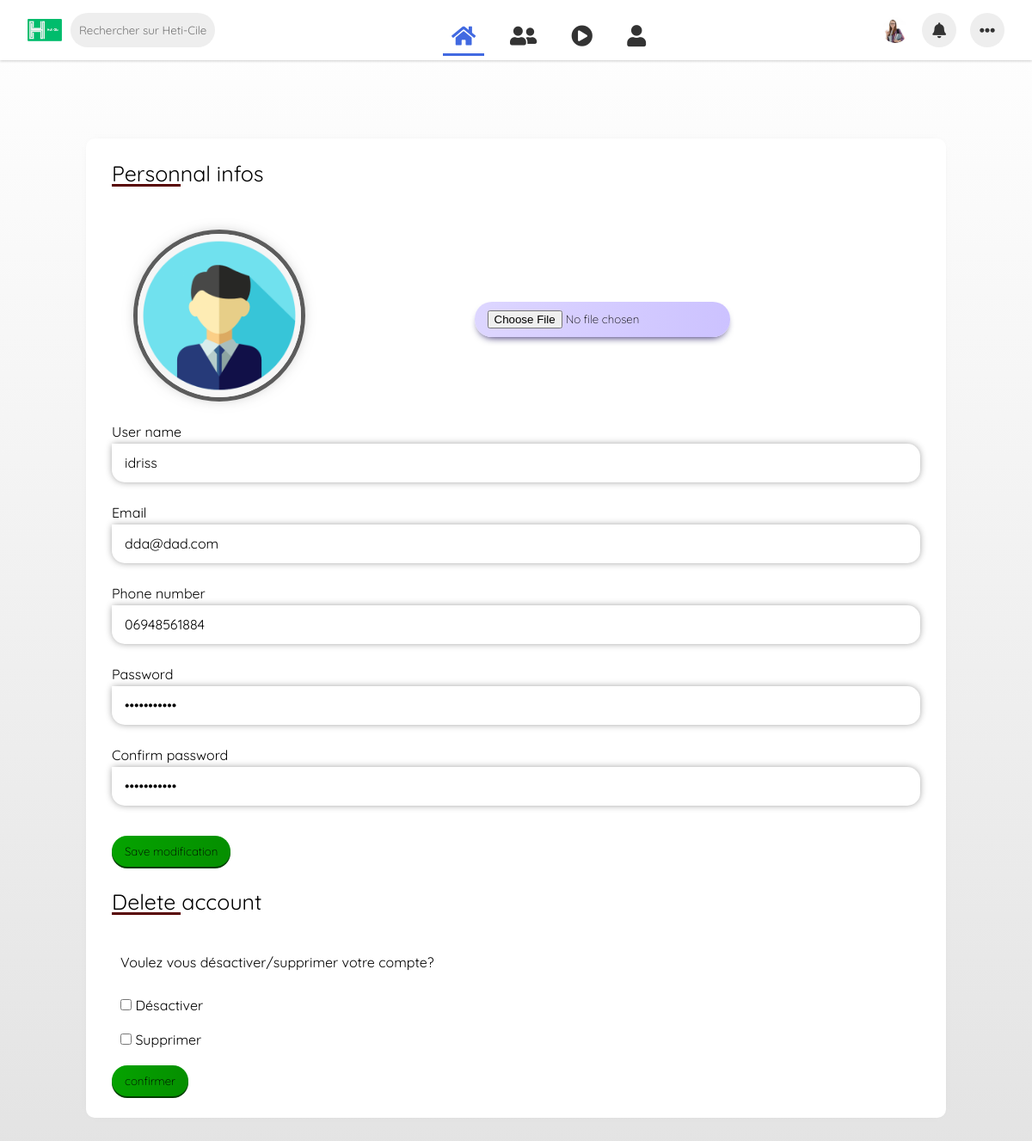
Screenshot of /setting/setting.php (signed in) with the database file from the repository.
### tables this page shows
CREATE TABLE `user_profile` (
  `user_id` int(11) NOT NULL,
  `name` varchar(30) NOT NULL,
  `email` varchar(40) NOT NULL,
  `password` varchar(20) NOT NULL,
  `phone` varchar(20) DEFAULT NULL,
  `image` longtext
);

### setting/setting.php (the view, shortened to what this page needs)
<?php
$connection = new mysqli("localhost", "root", "root", "user_info");
$id = $_SESSION["id"];
$data = $connection->query("SELECT * FROM user_profile WHERE user_id='$id'");
$row = mysqli_fetch_assoc($data);
$name = (string)$row["name"];
$email = (string)$row["email"];
$phone = (string)$row["phone"];
?>
<!DOCTYPE html>
<html lang="fr">
    <head>
        <link href="style1.css" type="text/css" rel="stylesheet">
    <link rel="stylesheet" href="https://cdnjs.cloudflare.com/ajax/libs/font-awesome/5.15.4/css/all.min.css"
 />
    </head>
    <body>
    <nav>
        <div class="nav-left">
            <img src="./images/Logo_officiel.png" alt="Logo">
            <input type="text" placeholder="Rechercher sur Heti-Cile...">
        </div>
        <div class="nav-middle">
            <a href="http://localhost/mur/mur.php" class="active">
                <i class="fa fa-home"></i>
            </a>
                <a href="http://localhost/send_request/friend.php" >
                        <i class="fa fa-user-friends"></i>
                    </a>
                <a href="http://localhost/friendlist/friend.php" >
                    <i class="fa fa-play-circle"></i>
                </a>
                <a href="http://localhost/friend_requests/friend.php" >
                    <i class="fa fa-user"></i>
                </a>
            </div>
        <div class="nav-right">
            <span class="profile"></span>
            <a href="http://localhost/login/logout.php">
                <i class="fa fa-bell"></i>
            </a>
            <a href="http://localhost/setting/setting.php">
                <i class="fas fa-ellipsis-h"></i>
            </a>
        </div>
    </nav>
        <div class="container">
            <div class="title2">Personnal infos</div>
            <form action="#">
                <div class="user-details">
                    <div class="img">
                        <img src="images/profile.png" alt="" id="image" class="imgPro" width="150">
                        <input type="file" name="picture" class="btnPhoto" onchange="previewPicture(this)"  >
                    </div>
                    <div class="input-box">
                        <span class="details">User name</span>
                        <input type="text" id="name" value="<?= $name ?>" placeholder="Type your username...">
                    </div>
                    <div class="input-box">
                        <span class="details">Email</span>
                        <input type="email" id="email" value="<?= $email ?>" placeholder="Type your email...">
                    </div>
                    <div class="input-box">
                        <span class="details">Phone number</span>
                        <input type="phone" id="phone" value="<?= $phone ?>" placeholder="Type your number...">
                    </div>
                    <div class="input-box">
                        <span class="details">Password</span>
                        <input type="password" value="nice try :)" id="password" placeholder="Type your new password">
                    </div>
                    <div class="input-box">
                        <span class="details">Confirm password</span>
                        <input type="password" value="nice try :)" id="cpassword" placeholder="Confirm your new password">
                    </div>
                </div>
                <input type="button" class="button" id="save" value="Save modification">
                <div class="supp">
                    <div class="title2">Delete account</div>
                    <div>
                        <div class="suppQ">
                            <span>Voulez vous désactiver/supprimer votre compte?</span>
                        </div>
                        <div class="check-box">
                            <input id="check-box" type="checkbox" id="checkboxDesactiver">
                            <span>Désactiver</span>
                        </div>
                        <div class="check-box">
                            <input id="check-box" type="checkbox" id="checkboxSupprimer">
                            <span>Supprimer</span>
                        </div>
                        <button class="button" type="button">confirmer</button>
                    </div>
                </div>
            </form>
        </div>
    </body>
</html>

### setting/style1.css (style rules this page uses)
* { margin: 0; padding: 0; box-sizing: border-box; font-family: 'Quicksand', sans-serif; }
body { min-width: 700px; align-items: center; justify-content: center; display: flex; height: 1500px; background-image: linear-gradient(to bottom , #ffffff , #e0e0e0); }
nav { display: block; height:70px; width:100%; padding: 0 2rem; display:flex; justify-content: space-between; background-color: #fff; box-shadow: 0px 1px 3px #ccc; position:fixed; top:0; z-index:99; }
nav .nav-left, nav .nav-right { display:flex; align-items: center; }
nav .nav-left > img { width:40px; }
nav .nav-left > input { height:40px; padding:5px 10px; border:none; border-radius: 25px; outline:none; background-color: #eee; margin-left: 10px; }
nav .nav-middle { display:flex; align-items:flex-end; padding-bottom: 5px; }
nav .nav-middle a { text-decoration: none; color:#333; padding:10px; margin:0px 10px; }
nav .nav-middle a.active { color:royalblue; position:relative; }
nav .nav-middle a.active::after { content:''; width:100%; height:3px; position:absolute; bottom:0; left:0; background:royalblue; }
nav .nav-middle a > i { font-size: 25px; }
nav .nav-right .profile, .container .left-panel .profile { background: url('./images/Female_students_White_background_Brown_haired_581560_640x960.jpg'); height:30px; width:30px; background-size: cover; border-radius: 50%; cursor: pointer; }
nav .nav-right a { text-decoration: none; color:#333; height:40px; width:40px; border-radius: 50%; background:#eee; display:grid; place-items: center; margin-left:1rem; }
nav .nav-right a > i { font-size:18px; }
.container { transform: translateY(-20px); max-width: 1000px; width: 100%; background: #fff; padding: 25px 30px ; border-radius: 10px ; box-shadow: 0 0 10px -10px black; }
.container .title2 { margin-bottom: 25px; font-size: 25px; font-weight: 400; position: relative; }
.container .title2::before { content: ''; position: absolute; left: 0; bottom: 0; height: 3px; width: 80px; background: rgb(87, 0, 0); }
form .user-details .input-box { margin-bottom: 25px; width: calc(100% / 2 * 20px); }
.user-details .input-box .details { display: block; font-weight: 400; margin-bottom: 4px; }
.user-details .input-box input { height: 45px; width: 100%; outline: none; border-top-left-radius: 0; border-bottom-left-radius: 15px; border-top-right-radius: 15px; border-bottom-right-radius: 15px; border: none; padding-left: 15px; font-size: 16px; transition: all 0.3s ease; box-shadow: 0 0 8px -1px #8f8f8f ; }
.user-details .input-box input:focus, .user-details .input-box input:valid { border-color: #5c5c5c; }
.img { display: flex; align-items: center; padding: 25px; }
.imgPro { box-sizing: border-box; width: 200px; height: 200px; border-radius: 50%; margin: 0 ; border: 5px solid #5c5c5c; padding: 0 ; background-color: none ; box-shadow: 0 0 20px -10px rgb(109, 109, 109); }
.btnPhoto { display: flex; margin: 10px auto 0 ; font-weight: lighter; font-family: 'Quicksand', sans-serif; color: black; padding: 10px 15px; background-image: linear-gradient(to right , #DDD6FF , #CCC2FF) ; outline: none; border: none; border-radius: 20px; box-shadow: 0 5px 10px -5px #0E0052; }
.button { margin: 10px auto 0 ; font-weight: lighter; font-family: 'Quicksand', sans-serif; color: black; padding: 10px 15px; background-image: linear-gradient(to left , #058f00 , #05A300); outline: none; border: none; border-radius: 20px; box-shadow: 0 2px #023D00; }
.supp { padding-top: 25px; }
.suppQ { padding: 20px; padding-left: 10px; }
.check-box { padding: 10px; }

### rows the page displays
user_profile: name "idriss", email "dda@dad.com", phone "06948561884"
